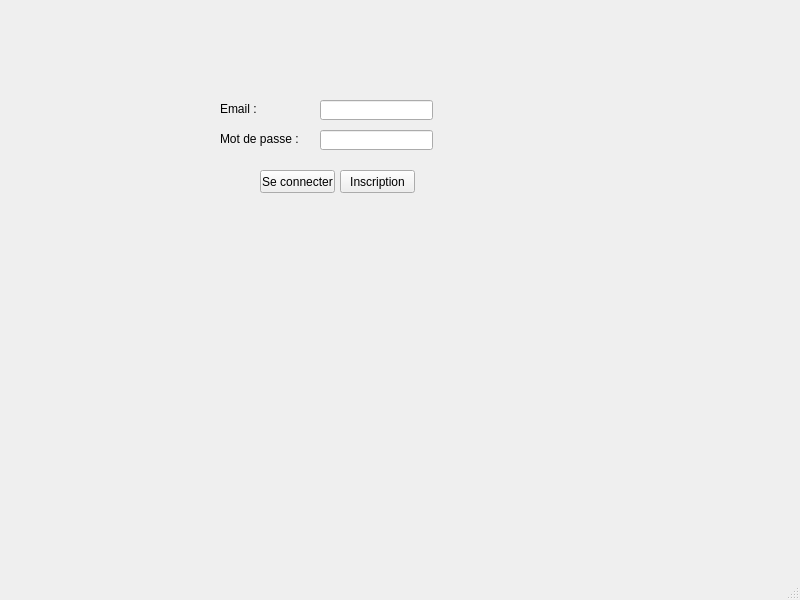
<?xml version="1.0" encoding="UTF-8"?>
<ui version="4.0">
 <class>MainWindow</class>
 <widget class="QMainWindow" name="MainWindow">
  <property name="geometry">
   <rect>
    <x>0</x>
    <y>0</y>
    <width>800</width>
    <height>600</height>
   </rect>
  </property>
  <property name="windowTitle">
   <string>MainWindow</string>
  </property>
  <widget class="QWidget" name="centralwidget">
   <widget class="QLabel" name="label">
    <property name="geometry">
     <rect>
      <x>220</x>
      <y>93</y>
      <width>101</width>
      <height>31</height>
     </rect>
    </property>
    <property name="text">
     <string>Email :</string>
    </property>
   </widget>
   <widget class="QLabel" name="label_2">
    <property name="geometry">
     <rect>
      <x>220</x>
      <y>123</y>
      <width>91</width>
      <height>31</height>
     </rect>
    </property>
    <property name="text">
     <string>Mot de passe :</string>
    </property>
   </widget>
   <widget class="QLineEdit" name="email">
    <property name="geometry">
     <rect>
      <x>320</x>
      <y>100</y>
      <width>113</width>
      <height>20</height>
     </rect>
    </property>
   </widget>
   <widget class="QLineEdit" name="mdp">
    <property name="geometry">
     <rect>
      <x>320</x>
      <y>130</y>
      <width>113</width>
      <height>20</height>
     </rect>
    </property>
   </widget>
   <widget class="QPushButton" name="seconnecter">
    <property name="geometry">
     <rect>
      <x>260</x>
      <y>170</y>
      <width>75</width>
      <height>23</height>
     </rect>
    </property>
    <property name="text">
     <string>Se connecter</string>
    </property>
   </widget>
   <widget class="QPushButton" name="inscription">
    <property name="geometry">
     <rect>
      <x>340</x>
      <y>170</y>
      <width>75</width>
      <height>23</height>
     </rect>
    </property>
    <property name="text">
     <string>Inscription</string>
    </property>
   </widget>
   <widget class="QLabel" name="msg">
    <property name="geometry">
     <rect>
      <x>260</x>
      <y>190</y>
      <width>191</width>
      <height>41</height>
     </rect>
    </property>
    <property name="text">
     <string/>
    </property>
   </widget>
  </widget>
  <widget class="QMenuBar" name="menubar">
   <property name="geometry">
    <rect>
     <x>0</x>
     <y>0</y>
     <width>800</width>
     <height>22</height>
    </rect>
   </property>
  </widget>
  <widget class="QStatusBar" name="statusbar"/>
 </widget>
 <resources/>
 <connections/>
</ui>
